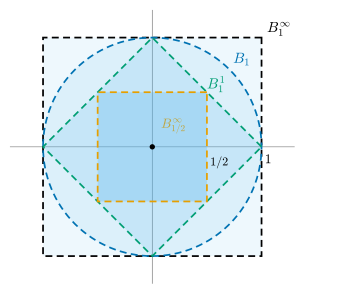

Write the Python code that produced this figure.
"""그림 3.1.2: 세 거리의 공은 서로의 안에 들어간다 (3.1절, 예 3.1.26).

평면 R^2에서 원점을 중심으로 하는 공
  B^inf_1 (d_inf, 정사각형) ⊇ B_1 (유클리드 거리 d, 원판) ⊇ B^1_1 (d_1, 마름모) ⊇ B^inf_{1/2} (작은 정사각형).
부등식 d_inf <= d <= d_1 <= 2 d_inf (n = 2)에서 나온다. 한 거리의 공 안에는 언제나 다른 거리의 공이 들어가므로
세 거리는 같은 열린집합을 준다.

실행: 프로젝트 루트에서 ``PYTHONPATH=tools python3 chapters/03-topology-basics/figures/fig-3-1-2-metric-balls.py``
"""

import dgfig

dgfig.setup()

import matplotlib.pyplot as plt
import numpy as np
from matplotlib.patches import Circle, Polygon

C = dgfig.COLORS
LW = dgfig.LW


def d_inf(x):
    return np.max(np.abs(x), axis=-1)


def d_2(x):
    return np.linalg.norm(x, axis=-1)


def d_1(x):
    return np.sum(np.abs(x), axis=-1)


# 자기검사: 무작위 점에서 d_inf <= d <= d_1 <= 2 d_inf (n = 2)
rng = np.random.default_rng(0)
X = rng.normal(size=(20000, 2)) * rng.uniform(0.01, 3, size=(20000, 1))
assert np.all(d_inf(X) <= d_2(X) + 1e-12)
assert np.all(d_2(X) <= d_1(X) + 1e-12)
assert np.all(d_1(X) <= 2 * d_inf(X) + 1e-12)
# 따라서 공의 포함관계
th = np.linspace(0, 2 * np.pi, 721)
circle = np.stack([np.cos(th), np.sin(th)], axis=1)
assert np.all(d_inf(circle) <= 1 + 1e-12)                    # B_1 ⊆ B^inf_1
diamond = np.array([[1, 0], [0, 1], [-1, 0], [0, -1]], float)
assert np.all(d_2(diamond) <= 1 + 1e-12)                     # B^1_1 ⊆ B_1
small = 0.5 * np.array([[1, 1], [-1, 1], [-1, -1], [1, -1]], float)
assert np.all(d_1(small) <= 1 + 1e-12)                       # B^inf_{1/2} ⊆ B^1_1

fig, ax = plt.subplots(figsize=(3.6, 3.4))
dgfig.schematic_axes(ax, (-1.35, 1.75), (-1.3, 1.3))
ax.plot([-1.3, 1.3], [0, 0], color=C["aux"], lw=0.5, zorder=0)
ax.plot([0, 0], [-1.25, 1.25], color=C["aux"], lw=0.5, zorder=0)

sq = np.array([[1, 1], [-1, 1], [-1, -1], [1, -1]], float)
shapes = [  # (패치를 만드는 함수, 테두리 색, 채우기 alpha)
    (lambda **kw: Polygon(sq, closed=True, **kw), C["main"], 0.10),
    (lambda **kw: Circle((0, 0), 1.0, **kw), C["tangent"], 0.12),
    (lambda **kw: Polygon(diamond, closed=True, **kw), C["third"], 0.16),
    (lambda **kw: Polygon(small, closed=True, **kw), C["accent"], 0.28),
]
for z, (make, edge, a) in enumerate(shapes):
    # 채우기와 테두리를 따로 그린다 (alpha가 테두리에 적용되지 않게)
    ax.add_patch(make(facecolor=C["region"], alpha=a, lw=0, zorder=1 + z))
    ax.add_patch(make(fill=False, edgecolor=edge, lw=1.3, ls=(0, (4, 2.5)), zorder=5 + z))
ax.plot(0, 0, "o", color=C["main"], ms=3, zorder=12)

ax.text(1.05, 1.05, r"$B^{\infty}_{1}$", fontsize=11, color=C["main"])
ax.text(0.74, 0.74, r"$B_{1}$", fontsize=11, color=C["tangent"], ha="left", va="bottom")
ax.text(0.5, 0.5, r"$B^{1}_{1}$", fontsize=11, color=C["third"], ha="left", va="bottom")
ax.text(0.08, 0.12, r"$B^{\infty}_{1/2}$", fontsize=10, color=C["accent"], ha="left", va="bottom")
ax.text(1.03, -0.15, r"$1$", fontsize=10)
ax.text(0.53, -0.17, r"$1/2$", fontsize=9)

fig.subplots_adjust(left=0.01, right=0.99, top=0.99, bottom=0.01)
dgfig.save(fig, __file__)
